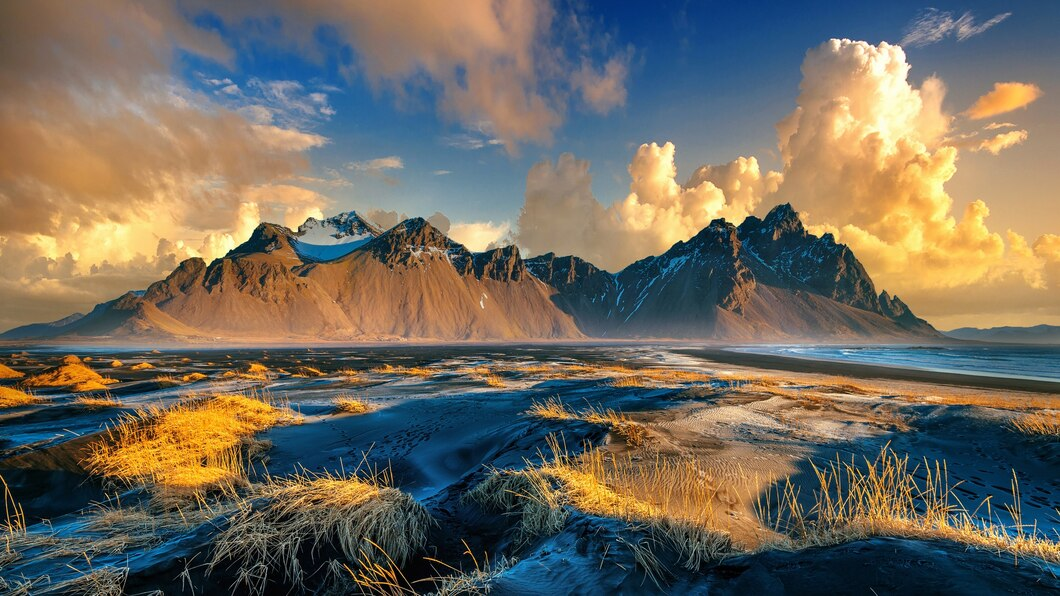
#> input picture vestrahorn-mountains-stokksnes-iceland_335224-667.jpg, 1060 x 596 px
$ python '5(b).py'
#> lines starting #> are read from the running program, lines starting #| are printed output that depends on the picture; after the words box and inside, x2 and y2 are one past the last pixel; in counts of white or black regions, pixels touching at a corner belong together
import numpy as np
import cv2

def find_origin_of_frame_e(image):
    """Finds the origin of frame E in the given image.

    Args:
        image: A numpy array representing the image.

    Returns:
        A tuple of (x, y) coordinates representing the origin of frame E.
    """
    if image is None:
        print("Error: Image not loaded.")
        return None

    # Convert the image to grayscale.
    gray = cv2.cvtColor(image, cv2.COLOR_BGR2GRAY)

    # Find the edges in the image using the Canny edge detector.
    edges = cv2.Canny(gray, 50, 150)

    # Find the contours in the image using the findContours() function.
    contours, hierarchy = cv2.findContours(edges, cv2.RETR_EXTERNAL, cv2.CHAIN_APPROX_SIMPLE)

    # Find the contour that corresponds to frame E.
    frame_e_contour = None
    for contour in contours:
        # Check if the contour is a rectangle.
        epsilon = 0.05 * cv2.arcLength(contour, True)
        approx = cv2.approxPolyDP(contour, epsilon, True)
        if len(approx) == 4:
            frame_e_contour = contour
            break

    if frame_e_contour is not None:
        # Find the centroid of the contour.
        centroid = cv2.moments(frame_e_contour)

        # Ensure the moment has a non-zero area to avoid division by zero.
        if centroid['m00'] != 0:
            cx = centroid['m10'] / centroid['m00']
            cy = centroid['m01'] / centroid['m00']

            return cx, cy
        else:
            print("Error: Contour has zero area.")
            return None
    else:
        print("Error: No contour found.")
        return None

def find_corners_of_frame_e(image):
    """Finds the four corners of frame E in the given image.

    Args:
        image: A numpy array representing the image.

    Returns:
        An array of four tuples representing the corners of frame E.
    """
    if image is None:
        print("Error: Image not loaded.")
        return None

    # Convert the image to grayscale.
    gray = cv2.cvtColor(image, cv2.COLOR_BGR2GRAY)

    # Find the edges in the image using the Canny edge detector.
    edges = cv2.Canny(gray, 50, 150)

    # Find the contours in the image using the findContours() function.
    contours, _ = cv2.findContours(edges, cv2.RETR_EXTERNAL, cv2.CHAIN_APPROX_SIMPLE)

    # Find the contour that corresponds to frame E.
    frame_e_contour = None
    for contour in contours:
        # Check if the contour is a rectangle.
        epsilon = 0.05 * cv2.arcLength(contour, True)
        approx = cv2.approxPolyDP(contour, epsilon, True)
        if len(approx) == 4:
            frame_e_contour = contour
            break

    if frame_e_contour is not None:
        # Get the corners of the rectangle.
        corners = cv2.boxPoints(cv2.minAreaRect(frame_e_contour))
        corners = np.int0(corners)

        return corners
    else:
        print("Error: No contour found for frame E.")
        return None

def compute_transformation_between_frames_c2_and_e(image_c2, image_e):
    """Computes the transformation between frames C2 and E in the given images.

    Args:
        image_c2: A numpy array representing the image of frame C2.
        image_e: A numpy array representing the image of frame E.

    Returns:
        A 3x3 transformation matrix representing the transformation between frames C2 and E.
    """
    # Find the origin of frame E in the image of frame E.
    origin_of_frame_e = find_origin_of_frame_e(image_e)

    # Find the four corners of frame E in the image of frame E.
    corners_of_frame_e = find_corners_of_frame_e(image_e)

    if origin_of_frame_e is not None and corners_of_frame_e is not None:
        # Find the transformation matrix that maps the four corners of frame E in the image of frame E to the origin of frame E in the image of frame C2.
        homography, _ = cv2.findHomography(corners_of_frame_e, np.array([origin_of_frame_e]), cv2.RANSAC, 5.0)

        return homography
    else:
        print("Error: Unable to compute transformation.")
        return None

# Example usage:
image_c2 = cv2.imread('vestrahorn-mountains-stokksnes-iceland_335224-667.jpg')
#> image_c2 is the input picture: shape (596, 1060, 3); mean B, G, R 94.6, 106.8, 112.9
image_e = cv2.imread('download.jpeg')
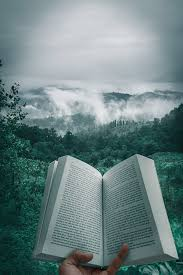
#> input picture download.jpeg, 183 x 275 px
#> image_e is the input picture: shape (275, 183, 3); mean B, G, R 130.8, 130.2, 108.5

homography = compute_transformation_between_frames_c2_and_e(image_c2, image_e)
#> in find_origin_of_frame_e, `gray = cv2.cvtColor(image, cv2.COLOR_BGR2GRAY)`:
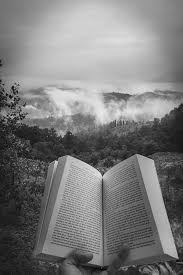
#> gray: shape (275, 183); min 1, max 237, mean 123.8
#> in find_origin_of_frame_e, `edges = cv2.Canny(gray, 50, 150)`:
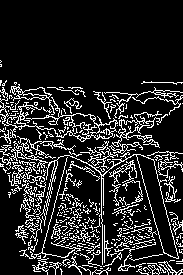
#> edges: shape (275, 183); 15.3% white in thin lines or dots, all inside (x1, y1, x2, y2) = (0, 60, 183, 275)
#> in find_origin_of_frame_e, `contours, hierarchy = cv2.findContours(edges, cv2.RETR_EXTERNAL, cv2.C..`: contours = 281 contours, 259 with area under 20; largest, box (x1, y1, x2, y2) and area: (46, 152, 179, 265) 1522, (0, 87, 118, 144) 878, (109, 111, 168, 154) 330, (10, 84, 55, 115) 295, (13, 136, 76, 159) 79
#> the loop in find_origin_of_frame_e, `for contour in contours:` made 3 passes
#> (epsilon, approx) on passes 1 to 3: (0, [[161, 272]]), (0, [[150, 272]]), (2.1, [[136, 271], [148, 274], [138, 270], [141, 268]])
#> in find_origin_of_frame_e, `centroid = cv2.moments(frame_e_contour)`: centroid = moments, m00 2.5, centre m10/m00, m01/m00 = (142.9, 272.3)
#> in find_origin_of_frame_e, `cx = centroid['m10'] / centroid['m00']`: cx = 142.9
#> in find_origin_of_frame_e, `cy = centroid['m01'] / centroid['m00']`: cy = 272.3
#> in compute_transformation_between_frames_c2_and_e, `origin_of_frame_e = find_origin_of_frame_e(image_e)`: origin_of_frame_e = (142.9, 272.3)
#> the loop in find_corners_of_frame_e, `for contour in contours:` made 3 passes
#> in find_corners_of_frame_e, `corners = cv2.boxPoints(cv2.minAreaRect(frame_e_contour))`: corners = [[147.4, 275.6], [136, 271], [137.7, 266.7], [149.1, 271.2]]
#> in find_corners_of_frame_e, `corners = np.int0(corners)`: corners = [[147, 275], [136, 271], [137, 266], [149, 271]]
#> (the run stopped early here; a loop or call above may not have finished)
